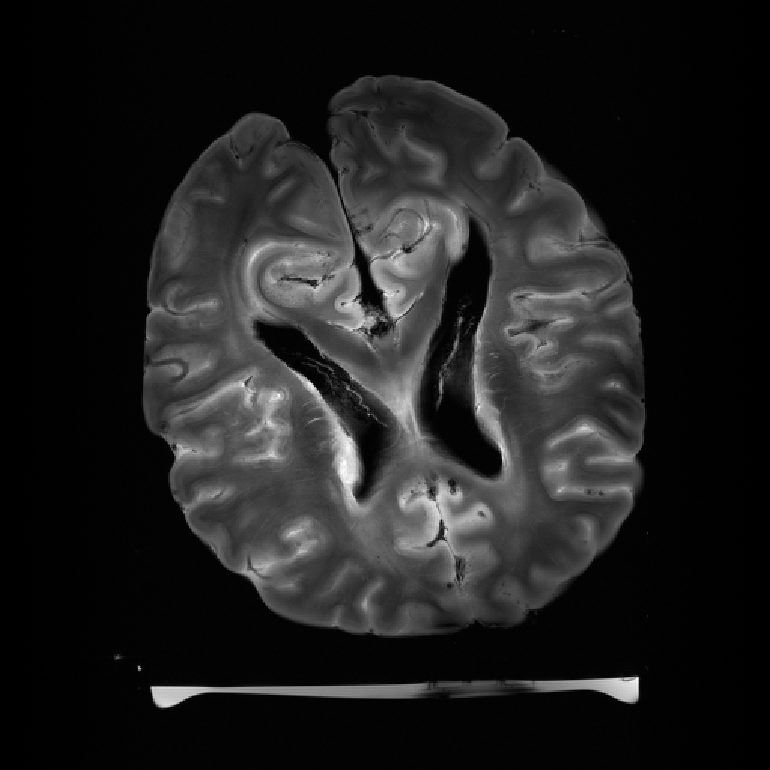
#> input picture data/2017-09-18_wilson_complete_N512_meas_MID111_CSGRE_ref_N512_FID24209.png, 770 x 770 px, given in place of BrainPhantom512.png, which was not available
$ jupyter execute --allow-errors 04a.ISBI19_notebook.ipynb   (shell and % lines are left out)   (text cells are left out)
#> lines starting #> are read from the running program, lines starting #| are printed output that depends on the picture
[cell 1]
#DISPLAY BRAIN PHANTOM

import numpy as np
import os.path as op
import os
import math ; import cmath
import matplotlib.pyplot as plt
import sys

from skimage import data, io, filters
#get current working dir
cwd = os.getcwd()
#cwd= "/"
dirimg_2d = op.join(cwd,"..", "data")
img_size = 512   #256
FOV = 0.2 #field of view in meters
pixelSize = FOV/img_size

#load data file corresponding to the target resolution
filename = "BrainPhantom" + str(img_size) + ".png"
mri_filename = op.join(dirimg_2d, filename)
mri_img = io.imread(mri_filename, as_gray=True)
#> mri_img is the input picture: shape (770, 770) float64; min 0, max 1, mean 0.12
plt.figure()
plt.title("Brain Phantom, size = "+ str(img_size))
if mri_img.ndim == 2:
    plt.imshow(mri_img, cmap=plt.cm.gray)
else:
    plt.imshow(mri_img)
plt.show()

[cell 2]
kspace_mask_full = np.ones((img_size, img_size), dtype="float64")

#import numpy.fft as fft
norm = "ortho"
def fft(x):
    return np.fft.fft2(x, norm=norm)

def ifft(x):
    return np.fft.ifft2(x, norm=norm)

# Generate the subsampled kspace with R=2
kspace_data = np.fft.fftshift(fft(mri_img))   # put the 0-freq in the middle of axes as

# Generate the kspace data: first Fourier transform the image
kspace_data = np.fft.fftshift(fft(mri_img))
#add Gaussian complex-valued random noise
signoise = 10
kspace_data += np.random.randn(*mri_img.shape) * signoise * (1+1j)
# Mask data to perform subsampling
#> (the rest of this cell did not finish here and is left out)

[cell 3]
import numpy.matlib as mlib

# generate Cartesian lines in a straightforward manner
#a = (np.linspace(0,img_size,img_size+1))/img_size -0.5    # work in normalized frequency
r2 = (int)(img_size/2)
r4 = (int)(img_size/4)
r8 = (int)(img_size/8)
print("2-fold undersampling, m= ", r2)
print("4-fold undersampling, m= ", r4)
print("8-fold undersampling, m= ", r8)

selected_ksp_line = np.ones((1, img_size), dtype="float64")
skipped_ksp_line = np.zeros((1, img_size), dtype="float64")
k_space_pattern_r2 = np.concatenate((selected_ksp_line, skipped_ksp_line), axis=0)
kspace_mask_r2 = np.tile(k_space_pattern_r2, (r2, 1))

#k_space_pattern_r4 = np.concatenate((selected_ksp_line, skipped_ksp_line, skipped_ksp_line,skipped_ksp_line), axis=0)
k_space_pattern_r4 = np.concatenate((selected_ksp_line, np.tile(skipped_ksp_line, (3,1))), axis=0)
kspace_mask_r4 = np.tile(k_space_pattern_r4, (r4, 1))

k_space_pattern_r8 = np.concatenate((selected_ksp_line, np.tile(skipped_ksp_line, (7,1))), axis=0)
kspace_mask_r8 = np.tile(k_space_pattern_r8, (r8, 1))


fig, axs = plt.subplots(1, 3, figsize=(16, 16) )
axs[0].imshow(kspace_mask_r2) #, cmap='Greys_r'
axs[0].set_title("Cartesian regular under-sampling mask (R=2)")
axs[1].imshow(kspace_mask_r4, cmap='Greys_r')
axs[1].set_title("Cartesian regular under-sampling mask (R=4)")
axs[2].imshow(kspace_mask_r8, cmap='Greys_r')
axs[2].set_title("Cartesian regular under-sampling mask (R=8)")
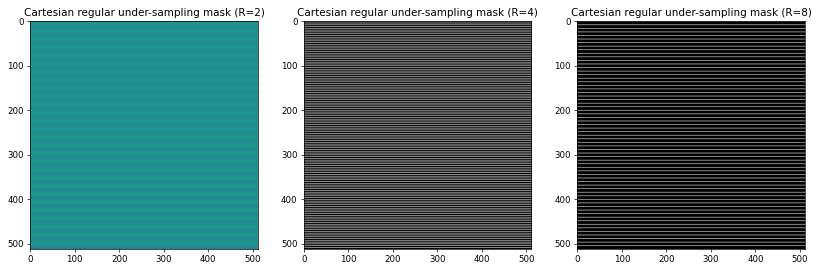
#> figure drawn by matplotlib, 3 panels


$ run again, on data/BrainPhantom512.png
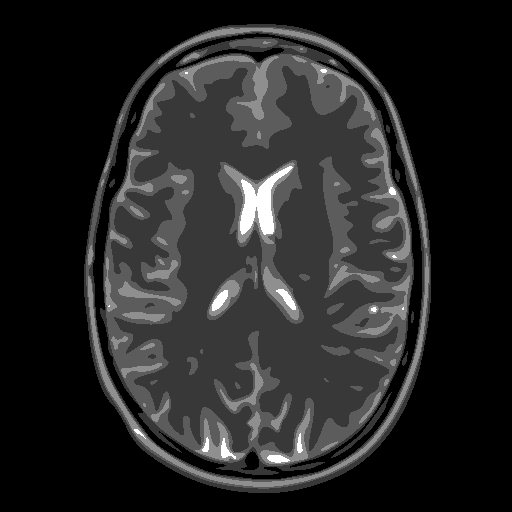
#> input picture data/BrainPhantom512.png, 512 x 512 px
#> mri_img is the input picture: shape (512, 512); min 0, max 255, mean 37.9
#> `[cell 2] kspace_mask_full = np.ones((img_size, img_size), dtype="float..`:
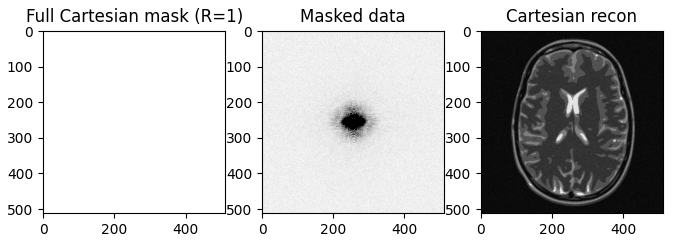
#> figure drawn by matplotlib, 3 panels
#> `plt.show()`:
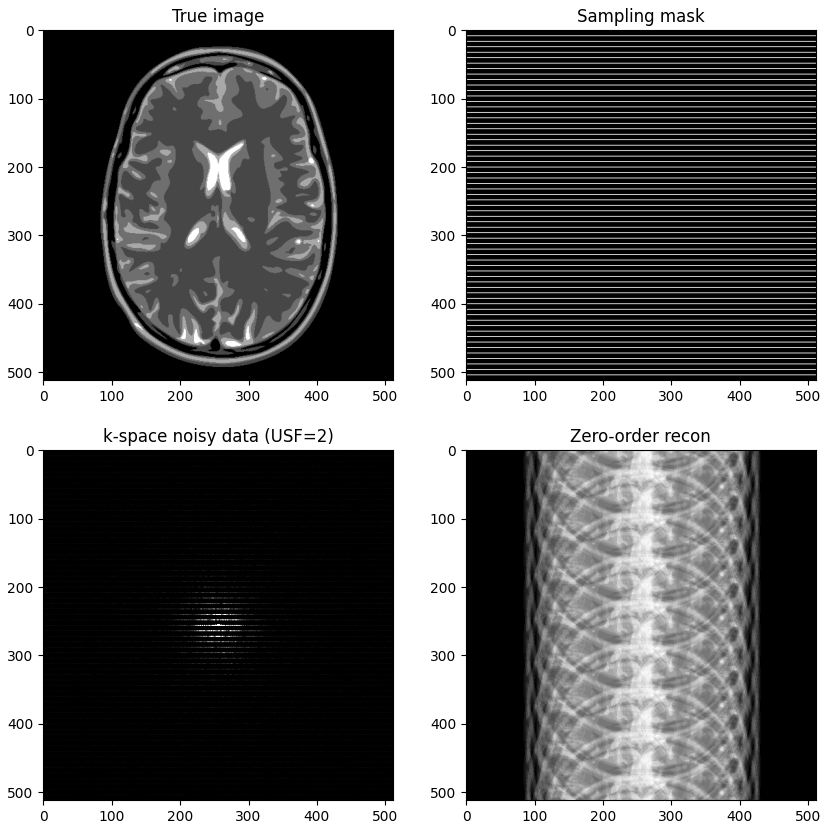
#> figure drawn by matplotlib, 4 panels
